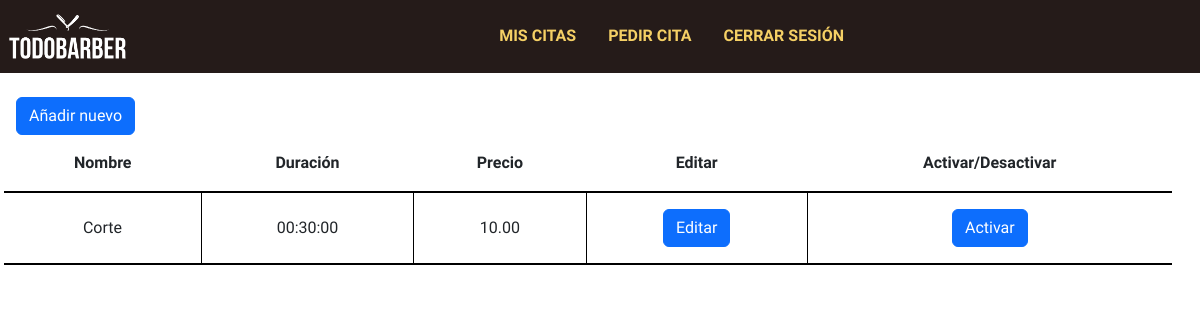
The app's page /php/servicios.php (signed in), older data.
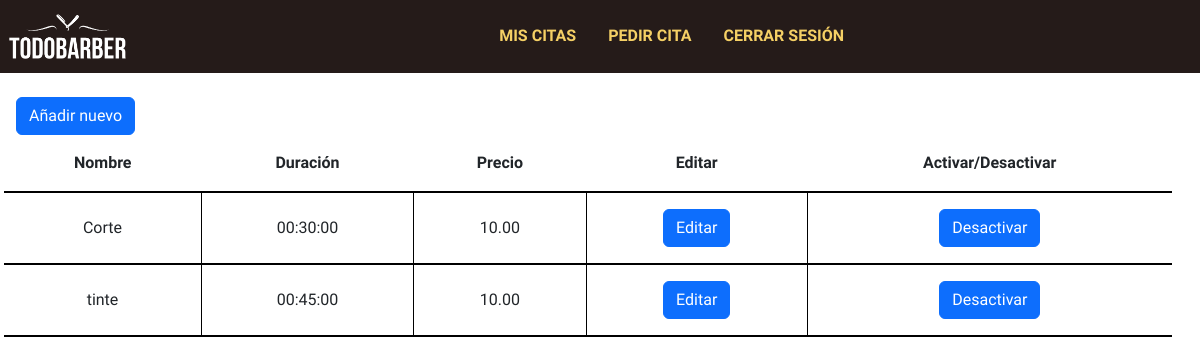
The same page, newer data.
### tables this page shows
CREATE TABLE `servicios` (
  `id` bigint(20) NOT NULL,
  `nombre` varchar(50) NOT NULL,
  `duracion` time NOT NULL,
  `precio` float(5,2) DEFAULT NULL,
  `activo` tinyint(4) NOT NULL DEFAULT 1
);

### php/servicios.php (the view, shortened to what this page needs)
<?php
    require_once("functions.php");
?>
<!DOCTYPE html>
<html lang="es">
<head>
    <link href="https://cdn.jsdelivr.net/npm/bootstrap@5.3.0-alpha3/dist/css/bootstrap.min.css" rel="stylesheet">
    <link rel="stylesheet" href="../estilos.css">
</head>
<body>
    <?php
        printMenu();
    ?>
    <section class="container-fluid px-sm-3 px-0 mt-4 row">
        <div>
            <button type="button" class="btn btn-primary" data-bs-toggle="modal" data-bs-target="#exampleModal" data-bs-whatever="Añadir nuevo">Añadir nuevo</button>
        </div>
        <table>
            <thead>
                <tr>
                    <th>Nombre</th>
                    <th>Duración</th>
                    <th>Precio</th>
                    <th>Editar</th>
                    <th>Activar/Desactivar</th>
                </tr>
            </thead>
            <tbody>
                <?php
                    $conexion=createConnection();
                    $consulta=$conexion->query("select * from servicios");
                    while($lista=$consulta->fetch_array(MYSQLI_ASSOC)){
                        if($lista["activo"]==1){
                            $act="Desactivar";
                            $valor="0";
                        }else{
                            $act="Activar";
                            $valor="1";
                        }
                        echo "
                        <tr>
                            <td>$lista[nombre]</td>
                            <td>$lista[duracion]</td>
                            <td>$lista[precio]</td>
                            <td>
                                <button data-id='$lista[id]' type='button' class='btn btn-primary' data-bs-toggle='modal' data-bs-target='#exampleModal' data-bs-whatever='Editar'>Editar</button>
                            </td>
                            <td>
                                <form action='#' method='post'>
                                    <input type='hidden' name='id' value='$lista[id]'>
                                    <input type='hidden' name='valor' value='$valor'>
                                    <input class='recargar btn btn-primary' type='submit' name='estado' value='$act'></input>
                                </form>
                            </td>
                        </tr>
                        ";
                    }
                ?>
            </tbody>
        </table>
    </section>
</body>
</html>

### php/functions.php (shortened to what this page needs)
<?php
function printMenu(){
    if(isset($_SESSION["user"])){
        if($_SESSION["user"] == "admin@admin.com"){
            echo "<nav class=\"ps-2 navbar navbar-expand-lg\">
                    <div class='container-fluid'>
                        <a class=\"navbar-brand\" href=\"calendario.php\"><img src='../assets/logo-blanco.png' class='img-fluid'></a>
                        <button class=\"navbar-toggler bg-light\" type=\"button\" data-bs-toggle=\"collapse\" data-bs-target=\"#navbarNav\" aria-controls=\"navbarNav\" aria-expanded=\"false\" aria-label=\"Toggle navigation\">
                            <span class=\"navbar-toggler-icon\"></span>
                        </button>
                        <div class=\"collapse navbar-collapse justify-content-center\" id=\"navbarNav\">
                            <ul class=\"navbar-nav gap-3\">
                            <li class=\"nav-item active\">
                                <a class=\"nav-link\" href=\"calendario.php\">Calendario</span></a>
                            </li>
                            <li class=\"nav-item\">
                                <a class=\"nav-link\" href=\"empleados.php\">Empleados</a>
                            </li>
                            <li class=\"nav-item\">
                                <a class=\"nav-link\" href=\"pedir_cita.php\">Pedir cita</a>
                            </li>
                            <li class=\"nav-item\">
                                <a class=\"nav-link\" href=\"servicios.php\">Servicios</a>
                            </li>
                            <li class=\"nav-item\">
                                <a class=\"nav-link\" href=\"horario.php\">Horarios</a>
                            </li>
                            <li lass=\"nav-item\">
                                <form action=\"#\" method=\"post\"><input class=\"nav-link\" type=\"submit\" name=\"cerrar-sesion\" value=\"Cerrar sesión\"></form>
                            </li>
                            </ul>
                        </div>
                    </div>
                </nav>";
        }else{
            echo "<nav class=\"ps-2 navbar navbar-expand-lg navbar-light \">
                    <a class=\"navbar-brand\" href=\"calendario.php\"><img src='../assets/logo-blanco.png' class='img-fluid'></a>
                    <button class=\"navbar-toggler bg-light\" type=\"button\" data-bs-toggle=\"collapse\" data-bs-target=\"#navbarNav\" aria-controls=\"navbarNav\" aria-expanded=\"false\" aria-label=\"Toggle navigation\">
                        <span class=\"navbar-toggler-icon\"></span>
                    </button>
                    <div class=\"collapse navbar-collapse justify-content-center\" id=\"navbarNav\">
                        <ul class=\"navbar-nav gap-3\">
                        <li class=\"nav-item\">
                            <a class=\"nav-link\" href=\"calendario.php\">Mis citas</a>
                        </li>
                        <li class=\"nav-item\">
                            <a class=\"nav-link\" href=\"pedir_cita.php\">Pedir cita</a>
                        </li>
                        <li class=\"nav-item active\">
                            <form action=\"#\" method=\"post\"><input class=\"nav-link\" type=\"submit\" name=\"cerrar-sesion\" value=\"Cerrar sesión\"></form>
                        </li>
                        </ul>
                    </div>
                </nav>";
        }
    }else{
    }
}

### estilos.css (style rules this page uses)
*,::after,::before { box-sizing: border-box; }
body { margin: 0; height: 100vh; font-family: 'Ubuntu', sans-serif; }
table td,th { padding: 1rem; }
table { text-align: center }
table:not(#calendario) thead, tr { border-bottom: 2px solid black; }
#calendario th, td { border-right: 1px solid black; }
#calendario tr:last-child,td:last-child { border: none; }
nav.navbar { background-color: rgba(37,27,25,1); }
nav.navbar a.navbar-brand { width: 10%; }
nav.navbar a.nav-link, nav.navbar input { color: rgba(245,208,101,1); text-transform: uppercase; font-weight: bolder; transition: color .4s; }

Row changes from the older to the newer data that the page shows:
changed servicios "Corte": estado "Activar" → "Desactivar"
added servicios: nombre "tinte", duracion "00:45:00", precio "10.00", estado "Desactivar"
